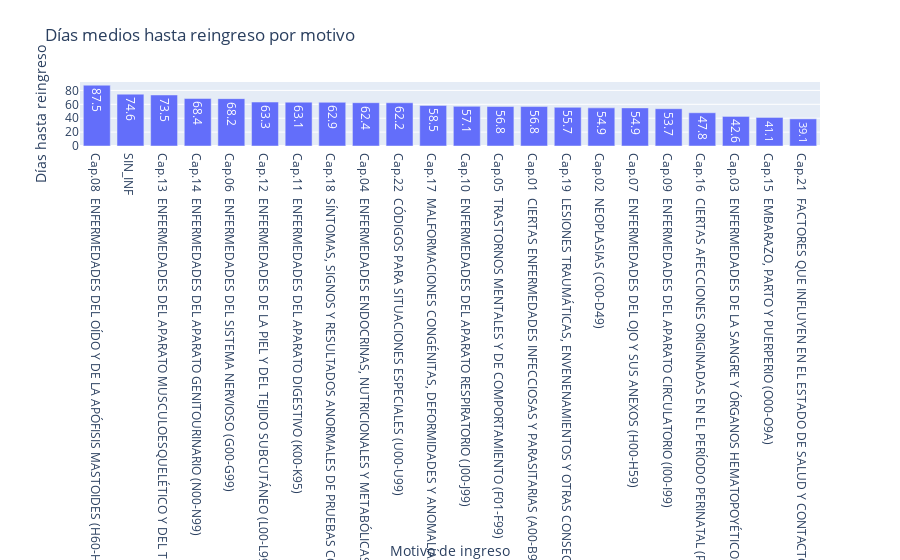

Notebook cell for this chart:
### Markdown cell above
No se ve una correlación clara entre el motivo de reingreso y la fecha de reingreso. ni con el resto de posibles variables.

### Code cell
media_cat = (
    df_plot
      .groupby(df_plot.columns[0])['DIAS_REINGRESO']
      .mean()
      .sort_values(ascending=False)
      .reset_index()
)

fig = px.bar(media_cat, x=df_plot.columns[0], y='DIAS_REINGRESO',
             title='Días medios hasta reingreso por motivo', text_auto='.1f')
fig.update_layout(xaxis_title='Motivo de ingreso', yaxis_title='Días hasta reingreso')
fig.show()

### Figure 1 — Plotly figure (JSON) as saved in the notebook; plotly's stock layout.template omitted (floating-point values rounded to 4 significant figures)
{"data": [{"hovertemplate": "MOTIVO=%{x}<br>DIAS_REINGRESO=%{y}<extra></extra>", "legendgroup": "", "marker": {"color": "#636efa", "pattern": {"shape": ""}}, "name": "", "orientation": "v", "showlegend": false, "textposition": "auto", "texttemplate": "%{y:.1f}", "type": "bar", "x": ["Cap.08  ENFERMEDADES DEL OÍDO Y DE LA APÓFISIS MASTOIDES (H60-H95)", "SIN_INF", "Cap.13  ENFERMEDADES DEL APARATO MUSCULOESQUELÉTICO Y DEL TEJIDO CONECTIVO (M00-M99)", "Cap.14  ENFERMEDADES DEL APARATO GENITOURINARIO (N00-N99)", "Cap.06  ENFERMEDADES DEL SISTEMA NERVIOSO (G00-G99)", "Cap.12  ENFERMEDADES DE LA PIEL Y DEL TEJIDO SUBCUTÁNEO (L00-L99)", "Cap.11  ENFERMEDADES DEL APARATO DIGESTIVO (K00-K95)", "Cap.18  SÍNTOMAS, SIGNOS Y RESULTADOS ANORMALES DE PRUEBAS COMPLEMENTARIAS, NO CLASIFICADOS BAJO OTRO CONCEPTO (R00-R99)", "Cap.04  ENFERMEDADES ENDOCRINAS, NUTRICIONALES Y METABÓLICAS (E00-E89)", "Cap.22  CÓDIGOS PARA SITUACIONES ESPECIALES (U00-U99)", "Cap.17  MALFORMACIONES CONGÉNITAS, DEFORMIDADES Y ANOMALÍAS CROMOSÓMICAS (Q00-Q99)", "Cap.10  ENFERMEDADES DEL APARATO RESPIRATORIO (J00-J99)", "Cap.05  TRASTORNOS MENTALES Y DE COMPORTAMIENTO (F01-F99)", "Cap.01  CIERTAS ENFERMEDADES INFECCIOSAS Y PARASITARIAS (A00-B99)", "Cap.19  LESIONES TRAUMÁTICAS, ENVENENAMIENTOS Y OTRAS CONSECUENCIAS DE CAUSAS EXTERNAS (S00-T88)", "Cap.02  NEOPLASIAS (C00-D49)", "Cap.07  ENFERMEDADES DEL OJO Y SUS ANEXOS (H00-H59)", "Cap.09  ENFERMEDADES DEL APARATO CIRCULATORIO (I00-I99)", "Cap.16  CIERTAS AFECCIONES ORIGINADAS EN EL PERÍODO PERINATAL (P00-P96)", "Cap.03  ENFERMEDADES DE LA SANGRE Y ÓRGANOS HEMATOPOYÉTICOS Y CIERTOS TRASTORNOS QUE AFECTAN AL MECANISMO INMUNOLÓGICO (D50-D89)", "Cap.15  EMBARAZO, PARTO Y PUERPERIO (O00-O9A)", "Cap.21  FACTORES QUE INFLUYEN EN EL ESTADO DE SALUD Y CONTACTO CON LOS SERVICIOS SANITARIOS (Z00-Z99)"], "xaxis": "x", "y": [87.51, 74.62, 73.46, 68.39, 68.17, 63.27, 63.11, 62.9, 62.35, 62.22, 58.45, 57.08, 56.83, 56.77, 55.66, 54.9, 54.88, 53.69, 47.85, 42.58, 41.11, 39.07], "yaxis": "y"}], "layout": {"barmode": "relative", "legend": {"tracegroupgap": 0}, "title": {"text": "Días medios hasta reingreso por motivo"}, "xaxis": {"anchor": "y", "domain": [0, 1], "title": {"text": "Motivo de ingreso"}}, "yaxis": {"anchor": "x", "domain": [0, 1], "title": {"text": "Días hasta reingreso"}}}}
